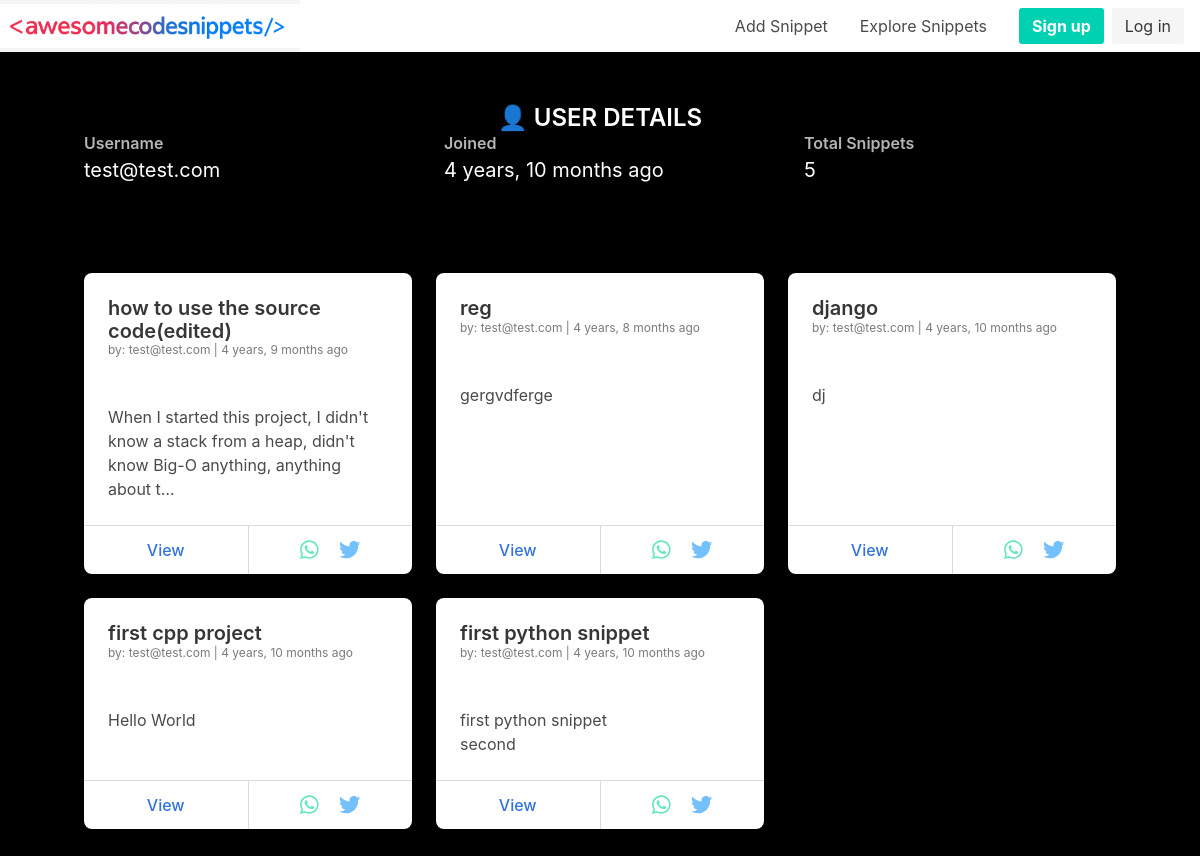
Page /user/1/ on the earlier database version.
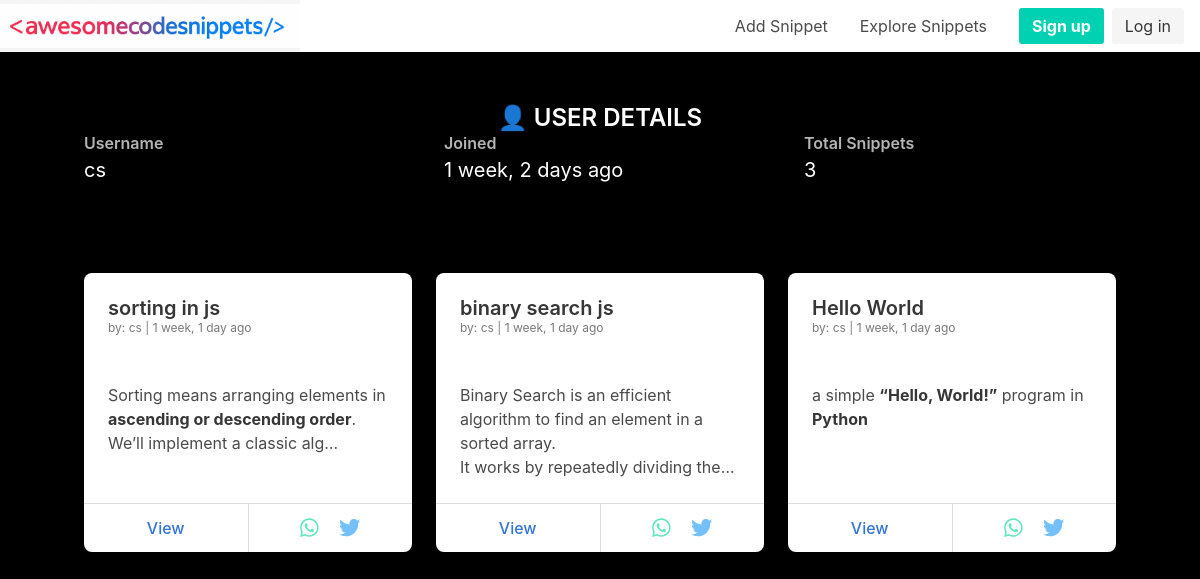
Same page on the later database version.
### snippets/models.py (models this page shows, shortened)
class CustomUser(AbstractUser):
    name=models.CharField(_("Name"),max_length=200)
    class Meta:
        unique_together=('name','email','id')

class Snippet(models.Model):
    title=models.CharField(max_length=500)
    coder=models.ForeignKey(CustomUser,on_delete=models.CASCADE)
    description=CKEditor5Field(blank=True,null=True)
    description_html=models.TextField(editable=False)
    code=models.TextField()
    highlighted_code=models.TextField(editable=False)
    tags=TagField()
    publication_date=models.DateTimeField(editable=False)
    updated_date=models.DateTimeField(editable=False)
    language = models.CharField(choices=LANGUAGE_CHOICES, default='python', max_length=100)
    style = models.CharField(choices=STYLE_CHOICES, default='friendly', max_length=100)
    class Meta:
        ordering=['-publication_date']
    def get_absolute_url(self):
        return reverse('detail_snippet',args=[str(self.pk)])

### snippets/views.py (the view)
# urls.py: path('user/<int:pk>/',UserDetail.as_view(),name='user_detail'),
class UserDetail(UserSnippetsMixin,DetailView):
    template_name='account/user_detail.html'
    context_object_name='user'
    model=CustomUser
    def get_context_data(self,**kwargs):
        context=super().get_context_data(**kwargs)
        return context

### snippets/views.py (called while the page is built)
    def get_context_data(self,**kwargs):
        context={}
        snippets=Snippet.objects.filter(coder=kwargs['object']).order_by('-updated_date')
        paginator=Paginator(snippets,5)
        page = self.request.GET.get('page')
        context['user_info']=kwargs['object']
        context['total_snippets']=snippets.count()
        try:
            user_snippets = paginator.page(page)
            context['user_snippets']=user_snippets
        except PageNotAnInteger:
            user_snippets = paginator.page(1)
            context['user_snippets']=user_snippets
        except EmptyPage:
            user_snippets = paginator.page(paginator.num_pages)
            context['user_snippets']=user_snippets
        context['page']=page
        return context

### templates/account/user_detail.html (shortened to what this page needs)
{% extends 'base.html' %}
{% block content %}
{% load static %}
{% load humanize %}
<link rel="stylesheet" href="{% static 'css/user_detail.css' %}">
{% include 'navbar.html' %}
<div class="main-section">
  <div>
    <div class="box user_detail">
      <div class="has-text-centered mb-4">
        <p class="title is-4 has-text-white">👤 USER DETAILS</p>
      </div>
      <div class="columns is-variable is-6">
        <div class="column">
          <p class="has-text-grey-light is-size-6 has-text-weight-semibold">Username</p>
          <p class="has-text-white is-size-5">{{ user_info.username|default:"NA" }}</p>
        </div>
        <div class="column">
          <p class="has-text-grey-light is-size-6 has-text-weight-semibold">Joined</p>
          <p class="has-text-white is-size-5">{{ user_info.date_joined|naturaltime }}</p>
        </div>
        <div class="column">
          <p class="has-text-grey-light is-size-6 has-text-weight-semibold">Total Snippets</p>
          <p class="has-text-white is-size-5">{{ total_snippets }}</p>
        </div>
      </div>
    </div>
    <div class="snippet-list">
      <div class="snippet-grid">
        {% for object in user_snippets %}
        <div class="card my-cards">
          <div class="card-content">
            <p class="title is-5 has-text-dark">{{ object.title }}</p>
            <p class="subtitle is-7 has-text-grey">
              by: {{ object.coder.username|default:"NA" }} | {{ object.publication_date|naturaltime }}
            </p>
            <p class="subtitle is-6 has-text-info truncate-text">
              {{ object.description_html|safe|truncatechars:120 }}
            </p>
          </div>
          <footer class="card-footer">
            <p class="card-footer-item">
              <a href="{% url 'detail_snippet' object.id %}">View</a>
            </p>
            <p class="card-footer-item share-links">
              <a href="https://wa.me/?text={{ object.title|urlencode }} - Check out this code snippet on AwesomeCodeSnippets! {{ object.get_absolute_url|urlencode }}"
                target="_blank" rel="noopener noreferrer">
                <i class="fab fa-whatsapp fa-lg" style="color: #63E6BE;"></i>
              </a>
              <a href="https://twitter.com/intent/tweet?text={{ object.title|urlencode }} - Check out this code snippet on AwesomeCodeSnippets! {{ request.scheme }}://{{request.get_host}}/{{ object.get_absolute_url|urlencode }}"
                target="_blank" rel="noopener noreferrer">
                <i class="fab fa-twitter fa-lg" style="color: #74C0FC;"></i>
              </a>
            </p>
          </footer>
        </div>
        {% empty %}
        <div class="notification is-warning has-text-centered">
          No Snippets Yet
        </div>
        {% endfor %}
      </div>
    </div>
  </div>
</div>
{% endblock content %}

### templates/base.html (shortened to what this page needs)
{% load static %}
<!DOCTYPE html>
<html lang="en">
<head>
    <link rel="stylesheet" href="https://cdnjs.cloudflare.com/ajax/libs/font-awesome/4.7.0/css/font-awesome.min.css">
    <link rel="stylesheet" href="{% static 'css/bulma.min.css' %}">
    <link rel="stylesheet" href="{% static 'css/base.css' %}">
</head>
<body>
    {% block content %}
    {% endblock content %}
</body>
</html>

### templates/navbar.html (shortened to what this page needs)
{% block navbar %}
{% load static %}
<link href='{% static "css/navbar.css" %}'  rel='stylesheet' >
<nav class="navbar" role="navigation" aria-label="main navigation">
    <div class="navbar-brand">
      <a class="navbar-item ct-navbar-img" href="{% url 'home' %}">
        <img src="{% static 'img/logo.png' %}" width="300" height="100" style="background-position: center;">
      </a>
    </div>
    <div id="navbarBasicExample" class="navbar-menu">
      <div class="navbar-end">
       <a class="navbar-item" href='{% url "create_snippet" %}'>
          Add Snippet
        </a>
        <a class="navbar-item" href='{% url "home" %}#content-section'>
           Explore Snippets
        </a>
        <div class="navbar-item">
          <div class="buttons">
            {% if user.is_authenticated %}
            <div class="dropdown is-right menu">
              <div class="dropdown-trigger">
                <button class="button is-primary" aria-haspopup="true" aria-controls="dropdown-menu6">
                  <span>{{user.username|default:"NA"}}</span>
                  <span class="icon is-small">
                    <i class="fas fa-angle-down" aria-hidden="true"></i>
                  </span>
                </button>
              </div>
              <div class="dropdown-menu" id="dropdown-menu6" role="menu">
                <div class="dropdown-content">
                    <a href="{% url 'list_snippet' %}" class="dropdown-item">
                              All Snippets
                          </a>
                  <a href="{% url 'my_snippet' %}" class="dropdown-item">
                      My Snippets
                  </a>
                  <a href='{% url "account_change_password" %}' class="dropdown-item">
                      Change Password
                  </a>
                  <a href='{% url "bookmark" %}' class="dropdown-item">
                      My Bookmarks
                  </a>
                </div>
              </div>
            </div>
            <a class="button is-light" href="{% url 'account_logout' %}">
              Logout
            </a>
        {% else %}
              <a class="button is-primary" href="{% url 'account_signup' %}">
                <strong>Sign up</strong>
              </a>
              <a class="button is-light" href="{% url 'account_login' %}">
                Log in
              </a>
       {% endif %}
          </div>
        </div>
      </div>
    </div>
  </nav>
{% endblock navbar %}

### static/css/base.css (style rules this page uses)
html { --scrollbarBG: #CFD8DC; --thumbBG: black; }
* { scrollbar-width: 0px; scrollbar-color: var(--thumbBG) var(--scrollbarBG); }
.ct-navbar-img img { max-height: max-content !important; }

### static/css/user_detail.css (style rules this page uses)
body { background-color: black; }
.main-section { padding:20px; min-height: 100vh; }
.snippet-grid { display: flex; gap:20px; flex-direction: column; }
.card { border-radius: 8px; display: flex; flex-direction: column; }
.share-links { display: flex; justify-content: center; gap: 20px; }
@media (min-width: 564px) { .snippet-grid { display: grid; grid-template-columns: repeat(auto-fit, minmax(250px, 2fr)); grid-gap: 24px; } }
@media (min-width: 1024px) { .snippet-grid { display: grid; grid-template-columns: repeat(auto-fit, minmax(300px, 1fr)); grid-gap: 24px; } }
.my-cards { transition: transform 0.2s ease, box-shadow 0.2s ease; }
.truncate-text { display: -webkit-box; -webkit-line-clamp: 3; -webkit-box-orient: vertical; overflow: hidden; text-overflow: ellipsis; }
.card-footer { margin-top:auto; }
.card-footer a { color: #3273dc; font-weight: 500; }
.snippet-list { padding: 16px; }
@media (min-width: 1024px) { .snippet-list { padding:32px 64px; } }
.user_detail { background: transparent; margin: 0 auto; }
@media (min-width: 1024px) { .user_detail { padding:32px 64px; } }

### static/css/navbar.css (style rules this page uses)
.ct-navbar-img { padding: 0; }
.ct-navbar-img img { max-height: max-content !important; }
.navbar { position: sticky; top: 0; z-index: 1; box-shadow:0 6px 12px rgba(0, 0, 0, 0.15); }

Differences in the rows shown:
removed Snippet: title "how to use the source code(edited)", coder.username "test@test.com", publication_date "4 years, 9 months ago", description_html "When I started this project, I didn't know a stack from a heap, didn't know Big-O anything, anything about t…"
removed Snippet: title "reg", coder.username "test@test.com", publication_date "4 years, 8 months ago", description_html "gergvdferge"
removed Snippet: title "first cpp project", coder.username "test@test.com", publication_date "4 years, 10 months ago", description_html "Hello World"
changed CustomUser: username "test@test.com" → "cs"; date_joined "4 years, 10 months ago" → "1 week, 2 days ago"
changed Snippet: title "django" → "sorting in js"; coder.username "test@test.com" → "cs"; publication_date "4 years, 10 months ago" → "1 week, 1 day ago"; description_html "dj" → "Sorting means arranging elements in ascending or descending order . We’ll implement a classic alg…"
added Snippet: title "binary search js", coder.username "cs", publication_date "1 week, 1 day ago", description_html "Binary Search is an efficient algorithm to find an element in a sorted array. It works by repeatedly dividing the…"
changed Snippet: title "first python snippet" → "Hello World"; coder.username "test@test.com" → "cs"; publication_date "4 years, 10 months ago" → "1 week, 1 day ago"; description_html "first python snippet second" → "a simple “Hello, World!” program in Python"
Other differences:
{{ total_snippets }}: "5" → "3"
